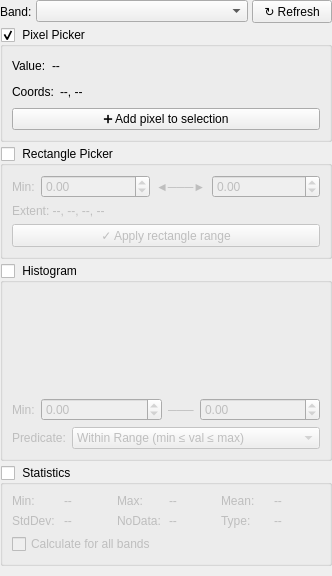
               <widget class="QWidget" name="widget_raster_content">
                <layout class="QVBoxLayout" name="verticalLayout_exploring_raster">
                 <property name="spacing">
                  <number>4</number>
                 </property>
                 <property name="leftMargin">
                  <number>0</number>
                 </property>
                 <property name="topMargin">
                  <number>0</number>
                 </property>
                 <property name="rightMargin">
                  <number>0</number>
                 </property>
                 <property name="bottomMargin">
                  <number>0</number>
                 </property>
              <item>
               <layout class="QHBoxLayout" name="horizontalLayout_band">
                <item>
                 <widget class="QLabel" name="label_band">
                  <property name="text">
                   <string>Band:</string>
                  </property>
                 </widget>
                </item>
                <item>
                 <widget class="QComboBox" name="comboBox_band">
                  <property name="sizePolicy">
                   <sizepolicy hsizetype="Expanding" vsizetype="Fixed">
                    <horstretch>0</horstretch>
                    <verstretch>0</verstretch>
                   </sizepolicy>
                  </property>
                 </widget>
                </item>
                <item>
                 <widget class="QPushButton" name="pushButton_refresh_stats">
                  <property name="text">
                   <string>↻ Refresh</string>
                  </property>
                 </widget>
                </item>
               </layout>
              </item>
              <!-- ========== mGroupBox_raster_pixel_picker (v5.5) ========== -->
              <item>
               <widget class="QgsCollapsibleGroupBox" name="mGroupBox_raster_pixel_picker">
                <property name="title">
                 <string> Pixel Picker</string>
                </property>
                <property name="checkable">
                 <bool>true</bool>
                </property>
                <property name="checked">
                 <bool>true</bool>
                </property>
                <property name="collapsed" stdset="0">
                 <bool>false</bool>
                </property>
                <property name="saveCollapsedState" stdset="0">
                 <bool>false</bool>
                </property>
                <property name="saveCheckedState" stdset="0">
                 <bool>false</bool>
                </property>
                <layout class="QVBoxLayout" name="verticalLayout_pixel_picker">
                 <item>
                  <layout class="QHBoxLayout" name="horizontalLayout_pixel_value">
                   <item>
                    <widget class="QLabel" name="label_pixel_value_title">
                     <property name="text">
                      <string>Value:</string>
                     </property>
                    </widget>
                   </item>
                   <item>
                    <widget class="QLabel" name="label_pixel_value">
                     <property name="text">
                      <string>--</string>
                     </property>
                    </widget>
                   </item>
                   <item>
                    <spacer name="horizontalSpacer_pixel_value">
                     <property name="orientation">
                      <enum>Qt::Horizontal</enum>
                     </property>
                     <property name="sizeHint" stdset="0">
                      <size>
                       <width>40</width>
                       <height>20</height>
                      </size>
                     </property>
                    </spacer>
                   </item>
                  </layout>
                 </item>
                 <item>
                  <layout class="QHBoxLayout" name="horizontalLayout_pixel_coords">
                   <item>
                    <widget class="QLabel" name="label_pixel_coords_title">
                     <property name="text">
                      <string>Coords:</string>
                     </property>
                    </widget>
                   </item>
                   <item>
                    <widget class="QLabel" name="label_pixel_coords">
                     <property name="text">
                      <string>--, --</string>
                     </property>
                    </widget>
                   </item>
                   <item>
                    <spacer name="horizontalSpacer_pixel_coords">
                     <property name="orientation">
                      <enum>Qt::Horizontal</enum>
                     </property>
                     <property name="sizeHint" stdset="0">
                      <size>
                       <width>40</width>
                       <height>20</height>
                      </size>
                     </property>
                    </spacer>
                   </item>
                  </layout>
                 </item>
                 <item>
                  <widget class="QPushButton" name="pushButton_add_pixel_to_selection">
                   <property name="text">
                    <string>➕ Add pixel to selection</string>
                   </property>
                  </widget>
                 </item>
                </layout>
               </widget>
              </item>
              <!-- ========== mGroupBox_raster_rect_picker (v5.5) ========== -->
              <item>
               <widget class="QgsCollapsibleGroupBox" name="mGroupBox_raster_rect_picker">
                <property name="title">
                 <string> Rectangle Picker</string>
                </property>
                <property name="checkable">
                 <bool>true</bool>
                </property>
                <property name="checked">
                 <bool>false</bool>
                </property>
                <property name="collapsed" stdset="0">
                 <bool>true</bool>
                </property>
                <property name="saveCollapsedState" stdset="0">
                 <bool>false</bool>
                </property>
                <property name="saveCheckedState" stdset="0">
                 <bool>false</bool>
                </property>
                <layout class="QVBoxLayout" name="verticalLayout_rect_picker">
                 <item>
                  <layout class="QHBoxLayout" name="horizontalLayout_rect_range">
                   <item>
                    <widget class="QLabel" name="label_rect_min_title">
                     <property name="text">
                      <string>Min:</string>
                     </property>
                    </widget>
                   </item>
                   <item>
                    <widget class="QDoubleSpinBox" name="doubleSpinBox_rect_min">
                     <property name="sizePolicy">
                      <sizepolicy hsizetype="Expanding" vsizetype="Fixed">
                       <horstretch>0</horstretch>
                       <verstretch>0</verstretch>
                      </sizepolicy>
                     </property>
                     <property name="decimals">
                      <number>2</number>
                     </property>
                     <property name="minimum">
                      <double>-999999.000000000000000</double>
                     </property>
                     <property name="maximum">
                      <double>999999.000000000000000</double>
                     </property>
                    </widget>
                   </item>
                   <item>
                    <widget class="QLabel" name="label_rect_to">
                     <property name="text">
                      <string>◄───►</string>
                     </property>
                    </widget>
                   </item>
                   <item>
                    <widget class="QDoubleSpinBox" name="doubleSpinBox_rect_max">
                     <property name="sizePolicy">
                      <sizepolicy hsizetype="Expanding" vsizetype="Fixed">
                       <horstretch>0</horstretch>
                       <verstretch>0</verstretch>
                      </sizepolicy>
                     </property>
                     <property name="decimals">
                      <number>2</number>
                     </property>
                     <property name="minimum">
                      <double>-999999.000000000000000</double>
                     </property>
                     <property name="maximum">
                      <double>999999.000000000000000</double>
                     </property>
                    </widget>
                   </item>
                  </layout>
                 </item>
                 <item>
                  <widget class="QLabel" name="label_rect_extent">
                   <property name="text">
                    <string>Extent: --, --, --, --</string>
                   </property>
                  </widget>
                 </item>
                 <item>
                  <widget class="QPushButton" name="pushButton_apply_rect_range">
                   <property name="text">
                    <string>✓ Apply rectangle range</string>
                   </property>
                  </widget>
                 </item>
                </layout>
               </widget>
              </item>
              <!-- ========== mGroupBox_raster_histogram (v5.5) ========== -->
              <item>
               <widget class="QgsCollapsibleGroupBox" name="mGroupBox_raster_histogram">
                <property name="title">
                 <string> Histogram</string>
                </property>
                <property name="checkable">
                 <bool>true</bool>
                </property>
                <property name="checked">
                 <bool>false</bool>
                </property>
                <property name="collapsed" stdset="0">
                 <bool>true</bool>
                </property>
                <property name="saveCollapsedState" stdset="0">
                 <bool>false</bool>
                </property>
                <property name="saveCheckedState" stdset="0">
                 <bool>false</bool>
                </property>
                <layout class="QVBoxLayout" name="verticalLayout_histogram">
                 <item>
                  <widget class="QWidget" name="widget_histogram_placeholder" native="true">
                   <property name="minimumSize">
                    <size>
                     <width>0</width>
                     <height>100</height>
                    </size>
                   </property>
                  </widget>
                 </item>
                 <item>
                  <layout class="QHBoxLayout" name="horizontalLayout_hist_range">
                   <item>
                    <widget class="QLabel" name="label_range_min">
                     <property name="text">
                      <string>Min:</string>
                     </property>
                    </widget>
                   </item>
                   <item>
                    <widget class="QDoubleSpinBox" name="doubleSpinBox_min">
                     <property name="sizePolicy">
                      <sizepolicy hsizetype="Expanding" vsizetype="Fixed">
                       <horstretch>0</horstretch>
                       <verstretch>0</verstretch>
                      </sizepolicy>
                     </property>
                     <property name="decimals">
                      <number>2</number>
                     </property>
                     <property name="minimum">
                      <double>-999999.000000000000000</double>
                     </property>
                     <property name="maximum">
                      <double>999999.000000000000000</double>
                     </property>
                    </widget>
                   </item>
                   <item>
                    <widget class="QLabel" name="label_range_to">
                     <property name="text">
                      <string>───</string>
                     </property>
                    </widget>
                   </item>
                   <item>
                    <widget class="QDoubleSpinBox" name="doubleSpinBox_max">
                     <property name="sizePolicy">
                      <sizepolicy hsizetype="Expanding" vsizetype="Fixed">
                       <horstretch>0</horstretch>
                       <verstretch>0</verstretch>
                      </sizepolicy>
                     </property>
                     <property name="decimals">
                      <number>2</number>
                     </property>
                     <property name="minimum">
                      <double>-999999.000000000000000</double>
                     </property>
                     <property name="maximum">
                      <double>999999.000000000000000</double>
                     </property>
                    </widget>
                   </item>
                  </layout>
                 </item>
                 <item>
                  <layout class="QHBoxLayout" name="horizontalLayout_predicate">
                   <item>
                    <widget class="QLabel" name="label_predicate">
                     <property name="text">
                      <string>Predicate:</string>
                     </property>
                    </widget>
                   </item>
                   <item>
                    <widget class="QComboBox" name="comboBox_predicate">
                     <property name="sizePolicy">
                      <sizepolicy hsizetype="Expanding" vsizetype="Fixed">
                       <horstretch>0</horstretch>
                       <verstretch>0</verstretch>
                      </sizepolicy>
                     </property>
                     <item>
                      <property name="text">
                       <string>Within Range (min ≤ val ≤ max)</string>
                      </property>
                     </item>
                     <item>
                      <property name="text">
                       <string>Outside Range (val &lt; min OR val &gt; max)</string>
                      </property>
                     </item>
                     <item>
                      <property name="text">
                       <string>Above Value (val ≥ min)</string>
                      </property>
                     </item>
                     <item>
                      <property name="text">
                       <string>Below Value (val ≤ max)</string>
                      </property>
                     </item>
                     <item>
                      <property name="text">
                       <string>Is NoData</string>
                      </property>
                     </item>
                    </widget>
                   </item>
                  </layout>
                 </item>
                </layout>
               </widget>
              </item>
              <!-- ========== mGroupBox_raster_statistics (v5.5) ========== -->
              <item>
               <widget class="QgsCollapsibleGroupBox" name="mGroupBox_raster_statistics">
                <property name="title">
                 <string> Statistics</string>
                </property>
                <property name="checkable">
                 <bool>true</bool>
                </property>
                <property name="checked">
                 <bool>false</bool>
                </property>
                <property name="collapsed" stdset="0">
                 <bool>true</bool>
                </property>
                <property name="saveCollapsedState" stdset="0">
                 <bool>false</bool>
                </property>
                <property name="saveCheckedState" stdset="0">
                 <bool>false</bool>
                </property>
                <layout class="QVBoxLayout" name="verticalLayout_statistics">
                 <item>
                  <layout class="QGridLayout" name="gridLayout_stats">
                   <item row="0" column="0">
                    <widget class="QLabel" name="label_stat_min_title">
                     <property name="text">
                      <string>Min:</string>
                     </property>
                    </widget>
                   </item>
                   <item row="0" column="1">
                    <widget class="QLabel" name="label_stat_min">
                     <property name="text">
                      <string>--</string>
                     </property>
                    </widget>
                   </item>
                   <item row="0" column="2">
                    <widget class="QLabel" name="label_stat_max_title">
                     <property name="text">
                      <string>Max:</string>
                     </property>
                    </widget>
                   </item>
                   <item row="0" column="3">
                    <widget class="QLabel" name="label_stat_max">
                     <property name="text">
                      <string>--</string>
                     </property>
                    </widget>
                   </item>
                   <item row="0" column="4">
                    <widget class="QLabel" name="label_stat_mean_title">
                     <property name="text">
                      <string>Mean:</string>
                     </property>
                    </widget>
                   </item>
                   <item row="0" column="5">
                    <widget class="QLabel" name="label_stat_mean">
                     <property name="text">
                      <string>--</string>
                     </property>
                    </widget>
                   </item>
                   <item row="1" column="0">
                    <widget class="QLabel" name="label_stat_stddev_title">
                     <property name="text">
                      <string>StdDev:</string>
                     </property>
                    </widget>
                   </item>
                   <item row="1" column="1">
                    <widget class="QLabel" name="label_stat_stddev">
                     <property name="text">
                      <string>--</string>
                     </property>
                    </widget>
                   </item>
                   <item row="1" column="2">
                    <widget class="QLabel" name="label_stat_nodata_title">
                     <property name="text">
                      <string>NoData:</string>
                     </property>
                    </widget>
                   </item>
                   <item row="1" column="3">
                    <widget class="QLabel" name="label_stat_nodata">
                     <property name="text">
                      <string>--</string>
                     </property>
                    </widget>
                   </item>
                   <item row="1" column="4">
                    <widget class="QLabel" name="label_stat_dtype_title">
                     <property name="text">
                      <string>Type:</string>
                     </property>
                    </widget>
                   </item>
                   <item row="1" column="5">
                    <widget class="QLabel" name="label_stat_dtype">
                     <property name="text">
                      <string>--</string>
                     </property>
                    </widget>
                   </item>
                  </layout>
                 </item>
                 <item>
                  <widget class="QCheckBox" name="checkBox_all_bands">
                   <property name="text">
                    <string>Calculate for all bands</string>
                   </property>
                  </widget>
                 </item>
                </layout>
               </widget>
              </item>
              <!-- ========== Spacer ========== -->
              <item>
               <spacer name="verticalSpacer_raster">
                <property name="orientation">
                 <enum>Qt::Vertical</enum>
                </property>
                <property name="sizeHint" stdset="0">
                 <size>
                  <width>20</width>
                  <height>10</height>
                 </size>
                </property>
               </spacer>
              </item>
                </layout>
               </widget>
